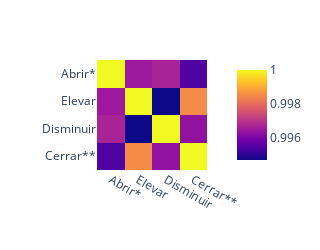

Notebook code for this chart:
### Code cell
Cor = df.iloc[:, [1,2,3,4]].corr()
px.imshow(Cor,  width = 250, height = 250, 
          title = "")

### Figure 1 — Plotly figure (JSON) as saved in the notebook; plotly's stock layout.template omitted (floating-point values rounded to 4 significant figures)
{"data": [{"coloraxis": "coloraxis", "hovertemplate": "x: %{x}<br>y: %{y}<br>color: %{z}<extra></extra>", "name": "0", "type": "heatmap", "x": ["Abrir*", "Elevar", "Disminuir", "Cerrar**"], "xaxis": "x", "y": ["Abrir*", "Elevar", "Disminuir", "Cerrar**"], "yaxis": "y", "z": [[1, 0.9965, 0.9967, 0.9954], [0.9965, 1, 0.9947, 0.9985], [0.9967, 0.9947, 1, 0.9963], [0.9954, 0.9985, 0.9963, 1]]}], "layout": {"coloraxis": {"colorscale": [[0, "#0d0887"], [0.1111, "#46039f"], [0.2222, "#7201a8"], [0.3333, "#9c179e"], [0.4444, "#bd3786"], [0.5556, "#d8576b"], [0.6667, "#ed7953"], [0.7778, "#fb9f3a"], [0.8889, "#fdca26"], [1, "#f0f921"]]}, "height": 250, "margin": {"t": 60}, "width": 250, "xaxis": {"anchor": "y", "constrain": "domain", "domain": [0, 1], "scaleanchor": "y"}, "yaxis": {"anchor": "x", "autorange": "reversed", "constrain": "domain", "domain": [0, 1]}}}
